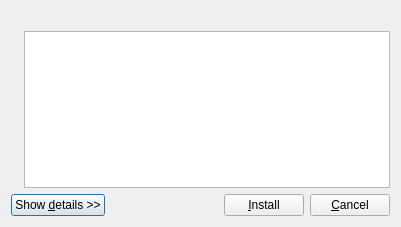
<?xml version="1.0" encoding="UTF-8"?>
<ui version="4.0">
 <class>MsgDialog</class>
 <widget class="QDialog" name="MsgDialog">
  <property name="geometry">
   <rect>
    <x>0</x>
    <y>0</y>
    <width>401</width>
    <height>227</height>
   </rect>
  </property>
  <property name="windowTitle">
   <string>Dialog</string>
  </property>
  <property name="windowIcon">
   <iconset>
    <normaloff>rpm-package.png</normaloff>rpm-package.png</iconset>
  </property>
  <layout class="QGridLayout" name="gridLayout">
   <item row="0" column="0">
    <widget class="QLabel" name="label">
     <property name="text">
      <string/>
     </property>
     <property name="pixmap">
      <pixmap>rpm-package.png</pixmap>
     </property>
     <property name="margin">
      <number>4</number>
     </property>
    </widget>
   </item>
   <item row="0" column="1">
    <widget class="QLabel" name="text">
     <property name="text">
      <string/>
     </property>
    </widget>
   </item>
   <item row="1" column="1">
    <widget class="QTextEdit" name="details"/>
   </item>
   <item row="2" column="0" colspan="2">
    <layout class="QHBoxLayout" name="horizontalLayout">
     <item>
      <widget class="QPushButton" name="bDetails">
       <property name="text">
        <string>Show &amp;details &gt;&gt;</string>
       </property>
      </widget>
     </item>
     <item>
      <spacer name="horizontalSpacer">
       <property name="orientation">
        <enum>Qt::Horizontal</enum>
       </property>
       <property name="sizeHint" stdset="0">
        <size>
         <width>208</width>
         <height>20</height>
        </size>
       </property>
      </spacer>
     </item>
     <item>
      <widget class="QPushButton" name="bInstall">
       <property name="text">
        <string>&amp;Install</string>
       </property>
      </widget>
     </item>
     <item>
      <widget class="QPushButton" name="bCancel">
       <property name="text">
        <string>&amp;Cancel</string>
       </property>
      </widget>
     </item>
    </layout>
   </item>
  </layout>
 </widget>
 <resources/>
 <connections>
  <connection>
   <sender>bDetails</sender>
   <signal>pressed()</signal>
   <receiver>details</receiver>
   <slot>show()</slot>
   <hints>
    <hint type="sourcelabel">
     <x>105</x>
     <y>221</y>
    </hint>
    <hint type="destinationlabel">
     <x>230</x>
     <y>129</y>
    </hint>
   </hints>
  </connection>
  <connection>
   <sender>bInstall</sender>
   <signal>pressed()</signal>
   <receiver>MsgDialog</receiver>
   <slot>accept()</slot>
   <hints>
    <hint type="sourcelabel">
     <x>333</x>
     <y>221</y>
    </hint>
    <hint type="destinationlabel">
     <x>340</x>
     <y>-2</y>
    </hint>
   </hints>
  </connection>
  <connection>
   <sender>bCancel</sender>
   <signal>pressed()</signal>
   <receiver>MsgDialog</receiver>
   <slot>reject()</slot>
   <hints>
    <hint type="sourcelabel">
     <x>395</x>
     <y>221</y>
    </hint>
    <hint type="destinationlabel">
     <x>398</x>
     <y>-2</y>
    </hint>
   </hints>
  </connection>
 </connections>
</ui>
